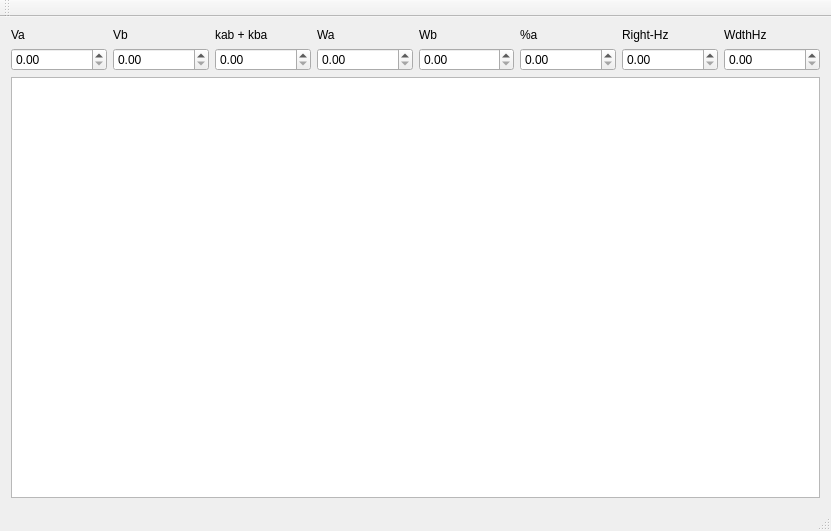
<?xml version="1.0" encoding="UTF-8"?>
<ui version="4.0">
 <class>MainWindow</class>
 <widget class="QMainWindow" name="MainWindow">
  <property name="geometry">
   <rect>
    <x>0</x>
    <y>0</y>
    <width>831</width>
    <height>531</height>
   </rect>
  </property>
  <property name="windowTitle">
   <string>MainWindow</string>
  </property>
  <widget class="QWidget" name="centralWidget">
   <layout class="QGridLayout" name="gridLayout_2">
    <item row="0" column="0">
     <layout class="QGridLayout" name="appGridLayout">
      <item row="0" column="0">
       <layout class="QHBoxLayout" name="widgets_layout">
        <item>
         <layout class="QVBoxLayout" name="va_layout">
          <item>
           <widget class="QLabel" name="va_label">
            <property name="text">
             <string>Va</string>
            </property>
           </widget>
          </item>
          <item>
           <widget class="QDoubleSpinBox" name="va_box"/>
          </item>
         </layout>
        </item>
        <item>
         <layout class="QVBoxLayout" name="vb_layout">
          <item>
           <widget class="QLabel" name="vb_label">
            <property name="text">
             <string>Vb</string>
            </property>
           </widget>
          </item>
          <item>
           <widget class="QDoubleSpinBox" name="vb_box"/>
          </item>
         </layout>
        </item>
        <item>
         <layout class="QVBoxLayout" name="k_layout">
          <item>
           <widget class="QLabel" name="k_label">
            <property name="text">
             <string>kab + kba</string>
            </property>
           </widget>
          </item>
          <item>
           <widget class="QDoubleSpinBox" name="k_box"/>
          </item>
         </layout>
        </item>
        <item>
         <layout class="QVBoxLayout" name="wa_layout">
          <item>
           <widget class="QLabel" name="wa_label">
            <property name="text">
             <string>Wa</string>
            </property>
           </widget>
          </item>
          <item>
           <widget class="QDoubleSpinBox" name="wa_box"/>
          </item>
         </layout>
        </item>
        <item>
         <layout class="QVBoxLayout" name="wb_layout">
          <item>
           <widget class="QLabel" name="wb_label">
            <property name="text">
             <string>Wb</string>
            </property>
           </widget>
          </item>
          <item>
           <widget class="QDoubleSpinBox" name="wb_box"/>
          </item>
         </layout>
        </item>
        <item>
         <layout class="QVBoxLayout" name="percent_a_layout">
          <item>
           <widget class="QLabel" name="percent_a_label">
            <property name="text">
             <string>%a</string>
            </property>
           </widget>
          </item>
          <item>
           <widget class="QDoubleSpinBox" name="percent_a_box"/>
          </item>
         </layout>
        </item>
        <item>
         <layout class="QVBoxLayout" name="rightHz_layout">
          <item>
           <widget class="QLabel" name="righthz_label">
            <property name="text">
             <string>Right-Hz</string>
            </property>
           </widget>
          </item>
          <item>
           <widget class="QDoubleSpinBox" name="righthz_box"/>
          </item>
         </layout>
        </item>
        <item>
         <layout class="QVBoxLayout" name="wdthHz_layout">
          <item>
           <widget class="QLabel" name="wdthHz_label">
            <property name="text">
             <string>WdthHz</string>
            </property>
           </widget>
          </item>
          <item>
           <widget class="QDoubleSpinBox" name="wdthHz_box"/>
          </item>
         </layout>
        </item>
       </layout>
      </item>
      <item row="1" column="0">
       <widget class="PlotWidget" name="graphicsView"/>
      </item>
     </layout>
    </item>
   </layout>
  </widget>
  <widget class="QMenuBar" name="menuBar">
   <property name="geometry">
    <rect>
     <x>0</x>
     <y>0</y>
     <width>831</width>
     <height>22</height>
    </rect>
   </property>
  </widget>
  <widget class="QToolBar" name="mainToolBar">
   <attribute name="toolBarArea">
    <enum>TopToolBarArea</enum>
   </attribute>
   <attribute name="toolBarBreak">
    <bool>false</bool>
   </attribute>
  </widget>
  <widget class="QStatusBar" name="statusBar"/>
 </widget>
 <layoutdefault spacing="6" margin="11"/>
 <customwidgets>
  <customwidget>
   <class>PlotWidget</class>
   <extends>QGraphicsView</extends>
   <header location="global">pyqtgraph</header>
  </customwidget>
 </customwidgets>
 <resources/>
 <connections/>
</ui>
